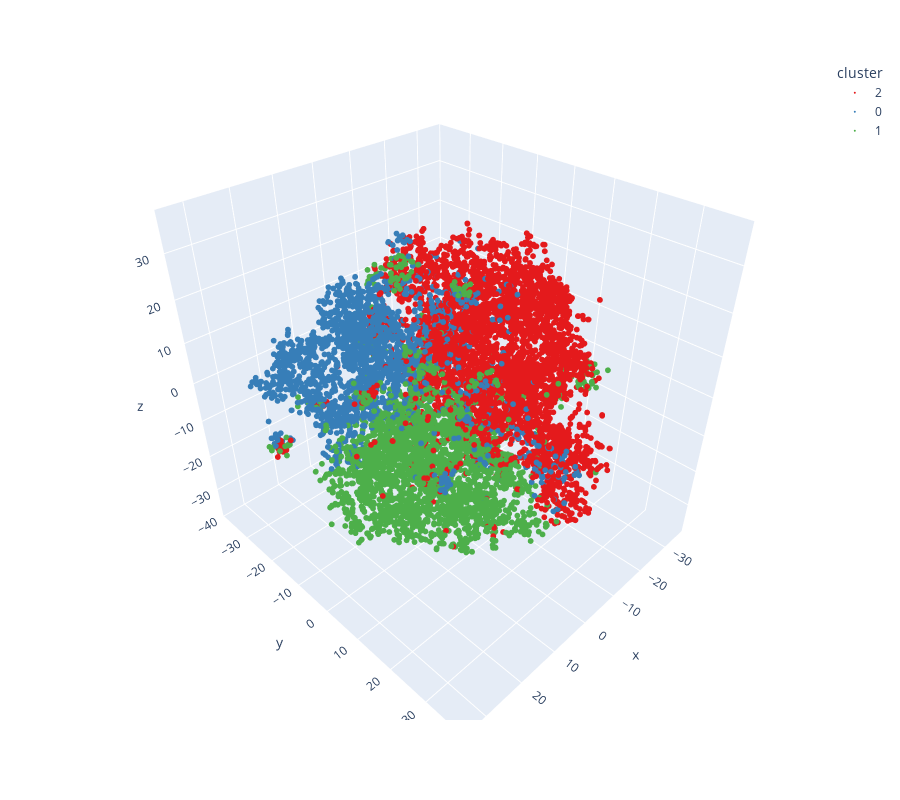

Notebook cell for this chart:
### Markdown cell above
best parameters: {'algorithm': 'elkan', 'init': 'random', 'max_iter': 219, 'n_clusters': 3}

### Code cell
# plot the clusters with tsne
fig1 = cluster_plot(X_scaled, kmean_cluster_result)
fig1.show()

### Figure 1 — Plotly figure (JSON) as saved in the notebook; plotly's stock layout.template omitted (floating-point values rounded to 4 significant figures; data arrays with more than 128 entries replaced by an {"elided": "..."} marker saying what was removed)
{"data": [{"hovertemplate": "cluster=2<br>x=%{x}<br>y=%{y}<br>z=%{z}<extra></extra>", "legendgroup": "2", "marker": {"color": "rgb(228,26,28)", "size": 2, "symbol": "circle"}, "mode": "markers", "name": "2", "scene": "scene", "showlegend": true, "type": "scatter3d", "x": {"elided": "4714 float values"}, "y": {"elided": "4714 float values"}, "z": {"elided": "4714 float values"}}, {"hovertemplate": "cluster=0<br>x=%{x}<br>y=%{y}<br>z=%{z}<extra></extra>", "legendgroup": "0", "marker": {"color": "rgb(55,126,184)", "size": 2, "symbol": "circle"}, "mode": "markers", "name": "0", "scene": "scene", "showlegend": true, "type": "scatter3d", "x": {"elided": "2207 float values"}, "y": {"elided": "2207 float values"}, "z": {"elided": "2207 float values"}}, {"hovertemplate": "cluster=1<br>x=%{x}<br>y=%{y}<br>z=%{z}<extra></extra>", "legendgroup": "1", "marker": {"color": "rgb(77,175,74)", "size": 2, "symbol": "circle"}, "mode": "markers", "name": "1", "scene": "scene", "showlegend": true, "type": "scatter3d", "x": {"elided": "3079 float values"}, "y": {"elided": "3079 float values"}, "z": {"elided": "3079 float values"}}], "layout": {"height": 800, "legend": {"title": {"text": "cluster"}, "tracegroupgap": 0}, "margin": {"t": 60}, "scene": {"domain": {"x": [0, 1], "y": [0, 1]}, "xaxis": {"title": {"text": "x"}}, "yaxis": {"title": {"text": "y"}}, "zaxis": {"title": {"text": "z"}}}}}
